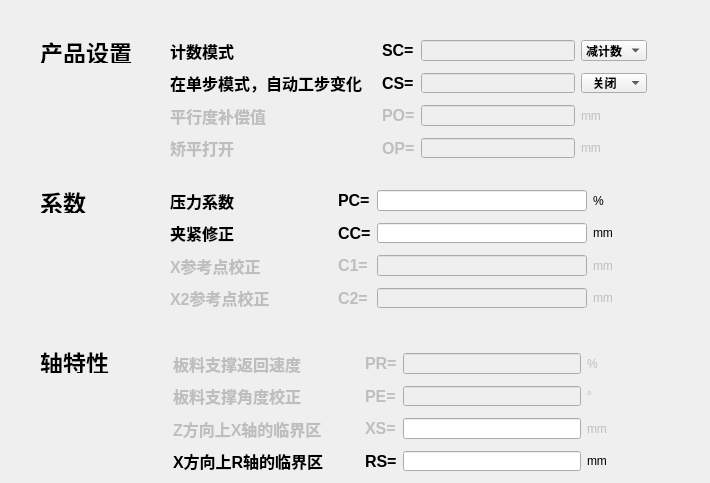
   <widget class="QWidget" name="tab_5">
    <attribute name="title">
     <string>产品设置</string>
    </attribute>
    <widget class="QWidget" name="widget_5" native="true">
     <property name="geometry">
      <rect>
       <x>160</x>
       <y>10</y>
       <width>541</width>
       <height>181</height>
      </rect>
     </property>
     <widget class="QLabel" name="label_115">
      <property name="geometry">
       <rect>
        <x>480</x>
        <y>95</y>
        <width>16</width>
        <height>16</height>
       </rect>
      </property>
      <property name="text">
       <string/>
      </property>
     </widget>
     <widget class="QLabel" name="label_116">
      <property name="geometry">
       <rect>
        <x>480</x>
        <y>139</y>
        <width>16</width>
        <height>16</height>
       </rect>
      </property>
      <property name="text">
       <string/>
      </property>
     </widget>
     <widget class="QWidget" name="layoutWidget">
      <property name="geometry">
       <rect>
        <x>10</x>
        <y>30</y>
        <width>477</width>
        <height>118</height>
       </rect>
      </property>
      <layout class="QGridLayout" name="gridLayout_7">
       <property name="verticalSpacing">
        <number>12</number>
       </property>
       <item row="0" column="0">
        <widget class="QLabel" name="label_75">
         <property name="font">
          <font>
           <pointsize>12</pointsize>
           <weight>75</weight>
           <bold>true</bold>
          </font>
         </property>
         <property name="text">
          <string>计数模式                  </string>
         </property>
        </widget>
       </item>
       <item row="0" column="1">
        <widget class="QLabel" name="label_76">
         <property name="font">
          <font>
           <pointsize>12</pointsize>
           <weight>75</weight>
           <bold>true</bold>
          </font>
         </property>
         <property name="text">
          <string>SC=</string>
         </property>
        </widget>
       </item>
       <item row="0" column="2">
        <widget class="QLineEdit" name="line19">
         <property name="enabled">
          <bool>false</bool>
         </property>
         <property name="text">
          <string/>
         </property>
        </widget>
       </item>
       <item row="0" column="3">
        <widget class="QComboBox" name="combo11">
         <property name="font">
          <font>
           <weight>75</weight>
           <bold>true</bold>
          </font>
         </property>
         <item>
          <property name="text">
           <string>减计数</string>
          </property>
         </item>
         <item>
          <property name="text">
           <string>增计数</string>
          </property>
         </item>
        </widget>
       </item>
       <item row="1" column="0">
        <widget class="QLabel" name="label_77">
         <property name="font">
          <font>
           <pointsize>12</pointsize>
           <weight>75</weight>
           <bold>true</bold>
          </font>
         </property>
         <property name="text">
          <string>在单步模式，自动工步变化   </string>
         </property>
        </widget>
       </item>
       <item row="1" column="1">
        <widget class="QLabel" name="label_78">
         <property name="font">
          <font>
           <pointsize>12</pointsize>
           <weight>75</weight>
           <bold>true</bold>
          </font>
         </property>
         <property name="text">
          <string>CS=</string>
         </property>
        </widget>
       </item>
       <item row="1" column="2">
        <widget class="QLineEdit" name="line20">
         <property name="enabled">
          <bool>false</bool>
         </property>
         <property name="text">
          <string/>
         </property>
        </widget>
       </item>
       <item row="1" column="3">
        <widget class="QComboBox" name="combo12">
         <property name="font">
          <font>
           <weight>75</weight>
           <bold>true</bold>
          </font>
         </property>
         <item>
          <property name="text">
           <string>  关闭</string>
          </property>
         </item>
         <item>
          <property name="text">
           <string>  打开</string>
          </property>
         </item>
        </widget>
       </item>
       <item row="2" column="0">
        <widget class="QLabel" name="label_73">
         <property name="enabled">
          <bool>false</bool>
         </property>
         <property name="font">
          <font>
           <pointsize>12</pointsize>
           <weight>75</weight>
           <bold>true</bold>
          </font>
         </property>
         <property name="text">
          <string>平行度补偿值              </string>
         </property>
        </widget>
       </item>
       <item row="2" column="1">
        <widget class="QLabel" name="label_74">
         <property name="enabled">
          <bool>false</bool>
         </property>
         <property name="font">
          <font>
           <pointsize>12</pointsize>
           <weight>75</weight>
           <bold>true</bold>
          </font>
         </property>
         <property name="text">
          <string>PO=</string>
         </property>
        </widget>
       </item>
       <item row="2" column="2">
        <widget class="QLineEdit" name="line21">
         <property name="enabled">
          <bool>false</bool>
         </property>
         <property name="text">
          <string/>
         </property>
        </widget>
       </item>
       <item row="2" column="3">
        <widget class="QLabel" name="label">
         <property name="enabled">
          <bool>false</bool>
         </property>
         <property name="text">
          <string>mm       </string>
         </property>
        </widget>
       </item>
       <item row="3" column="0">
        <widget class="QLabel" name="label_79">
         <property name="enabled">
          <bool>false</bool>
         </property>
         <property name="font">
          <font>
           <pointsize>12</pointsize>
           <weight>75</weight>
           <bold>true</bold>
          </font>
         </property>
         <property name="text">
          <string>矫平打开                  </string>
         </property>
        </widget>
       </item>
       <item row="3" column="1">
        <widget class="QLabel" name="label_80">
         <property name="enabled">
          <bool>false</bool>
         </property>
         <property name="font">
          <font>
           <pointsize>12</pointsize>
           <weight>75</weight>
           <bold>true</bold>
          </font>
         </property>
         <property name="text">
          <string>OP=</string>
         </property>
        </widget>
       </item>
       <item row="3" column="2">
        <widget class="QLineEdit" name="line22">
         <property name="enabled">
          <bool>false</bool>
         </property>
         <property name="text">
          <string/>
         </property>
        </widget>
       </item>
       <item row="3" column="3">
        <widget class="QLabel" name="label_2">
         <property name="enabled">
          <bool>false</bool>
         </property>
         <property name="text">
          <string>mm       </string>
         </property>
        </widget>
       </item>
      </layout>
     </widget>
    </widget>
    <widget class="QLabel" name="label_72">
     <property name="geometry">
      <rect>
       <x>40</x>
       <y>40</y>
       <width>111</width>
       <height>23</height>
      </rect>
     </property>
     <property name="font">
      <font>
       <pointsize>17</pointsize>
       <weight>75</weight>
       <bold>true</bold>
      </font>
     </property>
     <property name="text">
      <string>产品设置</string>
     </property>
    </widget>
    <widget class="QLabel" name="label_81">
     <property name="geometry">
      <rect>
       <x>40</x>
       <y>190</y>
       <width>51</width>
       <height>23</height>
      </rect>
     </property>
     <property name="font">
      <font>
       <pointsize>17</pointsize>
       <weight>75</weight>
       <bold>true</bold>
      </font>
     </property>
     <property name="text">
      <string>系数</string>
     </property>
    </widget>
    <widget class="QLabel" name="label_90">
     <property name="geometry">
      <rect>
       <x>40</x>
       <y>350</y>
       <width>71</width>
       <height>23</height>
      </rect>
     </property>
     <property name="font">
      <font>
       <pointsize>17</pointsize>
       <weight>75</weight>
       <bold>true</bold>
      </font>
     </property>
     <property name="text">
      <string>轴特性</string>
     </property>
    </widget>
    <widget class="QLabel" name="label_117">
     <property name="geometry">
      <rect>
       <x>636</x>
       <y>214</y>
       <width>16</width>
       <height>16</height>
      </rect>
     </property>
     <property name="text">
      <string/>
     </property>
    </widget>
    <widget class="QLabel" name="label_118">
     <property name="geometry">
      <rect>
       <x>636</x>
       <y>244</y>
       <width>16</width>
       <height>16</height>
      </rect>
     </property>
     <property name="text">
      <string/>
     </property>
    </widget>
    <widget class="QLabel" name="label_119">
     <property name="geometry">
      <rect>
       <x>636</x>
       <y>273</y>
       <width>16</width>
       <height>16</height>
      </rect>
     </property>
     <property name="text">
      <string/>
     </property>
    </widget>
    <widget class="QWidget" name="layoutWidget">
     <property name="geometry">
      <rect>
       <x>170</x>
       <y>190</y>
       <width>470</width>
       <height>118</height>
      </rect>
     </property>
     <layout class="QGridLayout" name="gridLayout_8">
      <property name="verticalSpacing">
       <number>12</number>
      </property>
      <item row="0" column="0">
       <widget class="QLabel" name="label_86">
        <property name="font">
         <font>
          <pointsize>12</pointsize>
          <weight>75</weight>
          <bold>true</bold>
         </font>
        </property>
        <property name="text">
         <string>压力系数                  </string>
        </property>
       </widget>
      </item>
      <item row="0" column="1">
       <widget class="QLabel" name="label_87">
        <property name="font">
         <font>
          <pointsize>12</pointsize>
          <weight>75</weight>
          <bold>true</bold>
         </font>
        </property>
        <property name="text">
         <string>PC=</string>
        </property>
       </widget>
      </item>
      <item row="0" column="2">
       <widget class="QLineEdit" name="line23">
        <property name="text">
         <string/>
        </property>
       </widget>
      </item>
      <item row="0" column="3">
       <widget class="QLabel" name="label_5">
        <property name="text">
         <string>%       </string>
        </property>
       </widget>
      </item>
      <item row="1" column="0">
       <widget class="QLabel" name="label_88">
        <property name="font">
         <font>
          <pointsize>12</pointsize>
          <weight>75</weight>
          <bold>true</bold>
         </font>
        </property>
        <property name="text">
         <string>夹紧修正                  </string>
        </property>
       </widget>
      </item>
      <item row="1" column="1">
       <widget class="QLabel" name="label_89">
        <property name="font">
         <font>
          <pointsize>12</pointsize>
          <weight>75</weight>
          <bold>true</bold>
         </font>
        </property>
        <property name="text">
         <string>CC=</string>
        </property>
       </widget>
      </item>
      <item row="1" column="2">
       <widget class="QLineEdit" name="line24">
        <property name="text">
         <string/>
        </property>
       </widget>
      </item>
      <item row="1" column="3">
       <widget class="QLabel" name="label_6">
        <property name="text">
         <string>mm      </string>
        </property>
       </widget>
      </item>
      <item row="2" column="0">
       <widget class="QLabel" name="label_82">
        <property name="enabled">
         <bool>false</bool>
        </property>
        <property name="font">
         <font>
          <pointsize>12</pointsize>
          <weight>75</weight>
          <bold>true</bold>
         </font>
        </property>
        <property name="text">
         <string>X参考点校正               </string>
        </property>
       </widget>
      </item>
      <item row="2" column="1">
       <widget class="QLabel" name="label_83">
        <property name="enabled">
         <bool>false</bool>
        </property>
        <property name="font">
         <font>
          <pointsize>12</pointsize>
          <weight>75</weight>
          <bold>true</bold>
         </font>
        </property>
        <property name="text">
         <string>C1=</string>
        </property>
       </widget>
      </item>
      <item row="2" column="2">
       <widget class="QLineEdit" name="line25">
        <property name="enabled">
         <bool>false</bool>
        </property>
        <property name="text">
         <string/>
        </property>
       </widget>
      </item>
      <item row="2" column="3">
       <widget class="QLabel" name="label_3">
        <property name="enabled">
         <bool>false</bool>
        </property>
        <property name="text">
         <string>mm      </string>
        </property>
       </widget>
      </item>
      <item row="3" column="0">
       <widget class="QLabel" name="label_120">
        <property name="enabled">
         <bool>false</bool>
        </property>
        <property name="font">
         <font>
          <pointsize>12</pointsize>
          <weight>75</weight>
          <bold>true</bold>
         </font>
        </property>
        <property name="text">
         <string>X2参考点校正              </string>
        </property>
       </widget>
      </item>
      <item row="3" column="1">
       <widget class="QLabel" name="label_85">
        <property name="enabled">
         <bool>false</bool>
        </property>
        <property name="font">
         <font>
          <pointsize>12</pointsize>
          <weight>75</weight>
          <bold>true</bold>
         </font>
        </property>
        <property name="text">
         <string>C2=</string>
        </property>
       </widget>
      </item>
      <item row="3" column="2">
       <widget class="QLineEdit" name="line26">
        <property name="enabled">
         <bool>false</bool>
        </property>
        <property name="text">
         <string/>
        </property>
       </widget>
      </item>
      <item row="3" column="3">
       <widget class="QLabel" name="label_84">
        <property name="enabled">
         <bool>false</bool>
        </property>
        <property name="text">
         <string>mm        </string>
        </property>
       </widget>
      </item>
     </layout>
    </widget>
    <widget class="QLabel" name="label_121">
     <property name="geometry">
      <rect>
       <x>632</x>
       <y>354</y>
       <width>16</width>
       <height>16</height>
      </rect>
     </property>
     <property name="text">
      <string/>
     </property>
    </widget>
    <widget class="QLabel" name="label_122">
     <property name="geometry">
      <rect>
       <x>632</x>
       <y>389</y>
       <width>16</width>
       <height>16</height>
      </rect>
     </property>
     <property name="text">
      <string/>
     </property>
    </widget>
    <widget class="QLabel" name="label_123">
     <property name="geometry">
      <rect>
       <x>632</x>
       <y>423</y>
       <width>16</width>
       <height>16</height>
      </rect>
     </property>
     <property name="text">
      <string/>
     </property>
    </widget>
    <widget class="QLabel" name="label_124">
     <property name="geometry">
      <rect>
       <x>632</x>
       <y>458</y>
       <width>16</width>
       <height>16</height>
      </rect>
     </property>
     <property name="text">
      <string/>
     </property>
    </widget>
    <widget class="QWidget" name="layoutWidget">
     <property name="geometry">
      <rect>
       <x>173</x>
       <y>353</y>
       <width>454</width>
       <height>118</height>
      </rect>
     </property>
     <layout class="QGridLayout" name="gridLayout_9">
      <property name="verticalSpacing">
       <number>12</number>
      </property>
      <item row="0" column="0">
       <widget class="QLabel" name="label_91">
        <property name="enabled">
         <bool>false</bool>
        </property>
        <property name="font">
         <font>
          <pointsize>12</pointsize>
          <weight>75</weight>
          <bold>true</bold>
         </font>
        </property>
        <property name="text">
         <string>板料支撑返回速度          </string>
        </property>
       </widget>
      </item>
      <item row="0" column="1">
       <widget class="QLabel" name="label_92">
        <property name="enabled">
         <bool>false</bool>
        </property>
        <property name="font">
         <font>
          <pointsize>12</pointsize>
          <weight>75</weight>
          <bold>true</bold>
         </font>
        </property>
        <property name="text">
         <string>PR=</string>
        </property>
       </widget>
      </item>
      <item row="0" column="2">
       <widget class="QLineEdit" name="line27">
        <property name="enabled">
         <bool>false</bool>
        </property>
        <property name="text">
         <string/>
        </property>
       </widget>
      </item>
      <item row="0" column="3">
       <widget class="QLabel" name="label_7">
        <property name="enabled">
         <bool>false</bool>
        </property>
        <property name="text">
         <string>%       </string>
        </property>
       </widget>
      </item>
      <item row="1" column="0">
       <widget class="QLabel" name="label_93">
        <property name="enabled">
         <bool>false</bool>
        </property>
        <property name="font">
         <font>
          <pointsize>12</pointsize>
          <weight>75</weight>
          <bold>true</bold>
         </font>
        </property>
        <property name="text">
         <string>板料支撑角度校正          </string>
        </property>
       </widget>
      </item>
      <item row="1" column="1">
       <widget class="QLabel" name="label_94">
        <property name="enabled">
         <bool>false</bool>
        </property>
        <property name="font">
         <font>
          <pointsize>12</pointsize>
          <weight>75</weight>
          <bold>true</bold>
         </font>
        </property>
        <property name="text">
         <string>PE=</string>
        </property>
       </widget>
      </item>
      <item row="1" column="2">
       <widget class="QLineEdit" name="line28">
        <property name="enabled">
         <bool>false</bool>
        </property>
        <property name="text">
         <string/>
        </property>
       </widget>
      </item>
      <item row="1" column="3">
       <widget class="QLabel" name="label_8">
        <property name="enabled">
         <bool>false</bool>
        </property>
        <property name="text">
         <string>°      </string>
        </property>
       </widget>
      </item>
      <item row="2" column="0">
       <widget class="QLabel" name="label_95">
        <property name="enabled">
         <bool>false</bool>
        </property>
        <property name="font">
         <font>
          <pointsize>12</pointsize>
          <weight>75</weight>
          <bold>true</bold>
         </font>
        </property>
        <property name="text">
         <string>Z方向上X轴的临界区        </string>
        </property>
       </widget>
      </item>
      <item row="2" column="1">
       <widget class="QLabel" name="label_96">
        <property name="enabled">
         <bool>false</bool>
        </property>
        <property name="font">
         <font>
          <pointsize>12</pointsize>
          <weight>75</weight>
          <bold>true</bold>
         </font>
        </property>
        <property name="text">
         <string>XS=</string>
        </property>
       </widget>
      </item>
      <item row="2" column="2">
       <widget class="QLineEdit" name="line29">
        <property name="enabled">
         <bool>true</bool>
        </property>
        <property name="text">
         <string/>
        </property>
       </widget>
      </item>
      <item row="2" column="3">
       <widget class="QLabel" name="label_9">
        <property name="enabled">
         <bool>false</bool>
        </property>
        <property name="text">
         <string>mm      </string>
        </property>
       </widget>
      </item>
      <item row="3" column="0">
       <widget class="QLabel" name="label_97">
        <property name="enabled">
         <bool>true</bool>
        </property>
        <property name="font">
         <font>
          <pointsize>12</pointsize>
          <weight>75</weight>
          <bold>true</bold>
         </font>
        </property>
        <property name="text">
         <string>X方向上R轴的临界区        </string>
        </property>
       </widget>
      </item>
      <item row="3" column="1">
       <widget class="QLabel" name="label_98">
        <property name="enabled">
         <bool>true</bool>
        </property>
        <property name="font">
         <font>
          <pointsize>12</pointsize>
          <weight>75</weight>
          <bold>true</bold>
         </font>
        </property>
        <property name="text">
         <string>RS=</string>
        </property>
       </widget>
      </item>
      <item row="3" column="2">
       <widget class="QLineEdit" name="line30">
        <property name="enabled">
         <bool>true</bool>
        </property>
        <property name="text">
         <string/>
        </property>
       </widget>
      </item>
      <item row="3" column="3">
       <widget class="QLabel" name="label_10">
        <property name="enabled">
         <bool>true</bool>
        </property>
        <property name="text">
         <string>mm      </string>
        </property>
       </widget>
      </item>
     </layout>
    </widget>
    <zorder>label_117</zorder>
    <zorder>label_118</zorder>
    <zorder>label_119</zorder>
    <zorder>label_121</zorder>
    <zorder>label_122</zorder>
    <zorder>label_123</zorder>
    <zorder>label_124</zorder>
    <zorder>layoutWidget</zorder>
    <zorder>layoutWidget</zorder>
    <zorder>widget_5</zorder>
    <zorder>label_72</zorder>
    <zorder>label_81</zorder>
    <zorder>label_90</zorder>
   </widget>
